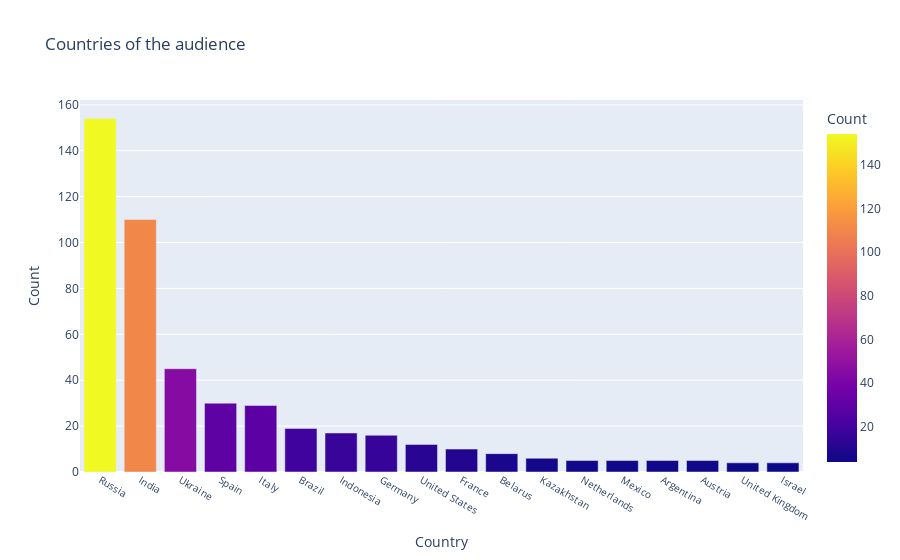

This figure's notebook cell:
### Markdown cell above
If we compat data using a squashing function like the square root or the third root (like here) we obtain a slightly more uniform plot. Of course the true numbers are important, in fact thanks to the interactive plot is possible to see the true value for each country (move the mouse over the desired country).
Lables in the y-axis are no more important, because they would represent the third square of the actual values.

If this "trick" is not suitable for your use-case, another solution could be to plot only the K-highest countries.

### Code cell
K = 18
countries_to_plot = countries.sort_values(by="Count", ascending=False)[:K]
fig = px.bar(countries_to_plot, y='Count', x='Country', title='Countries of the audience', 
             hover_data=['Count'], color='Count')
fig.update_layout(
    xaxis_tickfont_size=10
)
fig.show()

### Figure 1 — Plotly figure (JSON) as saved in the notebook; plotly's stock layout.template omitted (floating-point values rounded to 4 significant figures)
{"data": [{"alignmentgroup": "True", "customdata": [[154], [110], [45], [30], [29], [19], [17], [16], [12], [10], [8], [6], [5], [5], [5], [5], [4], [4]], "hoverlabel": {"namelength": 0}, "hovertemplate": "Country=%{x}<br>Count=%{marker.color}", "legendgroup": "", "marker": {"color": [154, 110, 45, 30, 29, 19, 17, 16, 12, 10, 8, 6, 5, 5, 5, 5, 4, 4], "coloraxis": "coloraxis"}, "name": "", "offsetgroup": "", "orientation": "v", "showlegend": false, "textposition": "auto", "type": "bar", "x": ["Russia", "India", "Ukraine", "Spain", "Italy", "Brazil", "Indonesia", "Germany", "United States", "France", "Belarus", "Kazakhstan", "Netherlands", "Mexico", "Argentina", "Austria", "United Kingdom", "Israel"], "xaxis": "x", "y": [154, 110, 45, 30, 29, 19, 17, 16, 12, 10, 8, 6, 5, 5, 5, 5, 4, 4], "yaxis": "y"}], "layout": {"barmode": "relative", "coloraxis": {"colorbar": {"title": {"text": "Count"}}, "colorscale": [[0, "#0d0887"], [0.1111, "#46039f"], [0.2222, "#7201a8"], [0.3333, "#9c179e"], [0.4444, "#bd3786"], [0.5556, "#d8576b"], [0.6667, "#ed7953"], [0.7778, "#fb9f3a"], [0.8889, "#fdca26"], [1, "#f0f921"]]}, "legend": {"tracegroupgap": 0}, "title": {"text": "Countries of the audience"}, "xaxis": {"anchor": "y", "domain": [0, 1], "tickfont": {"size": 10}, "title": {"text": "Country"}}, "yaxis": {"anchor": "x", "domain": [0, 1], "title": {"text": "Count"}}}}
